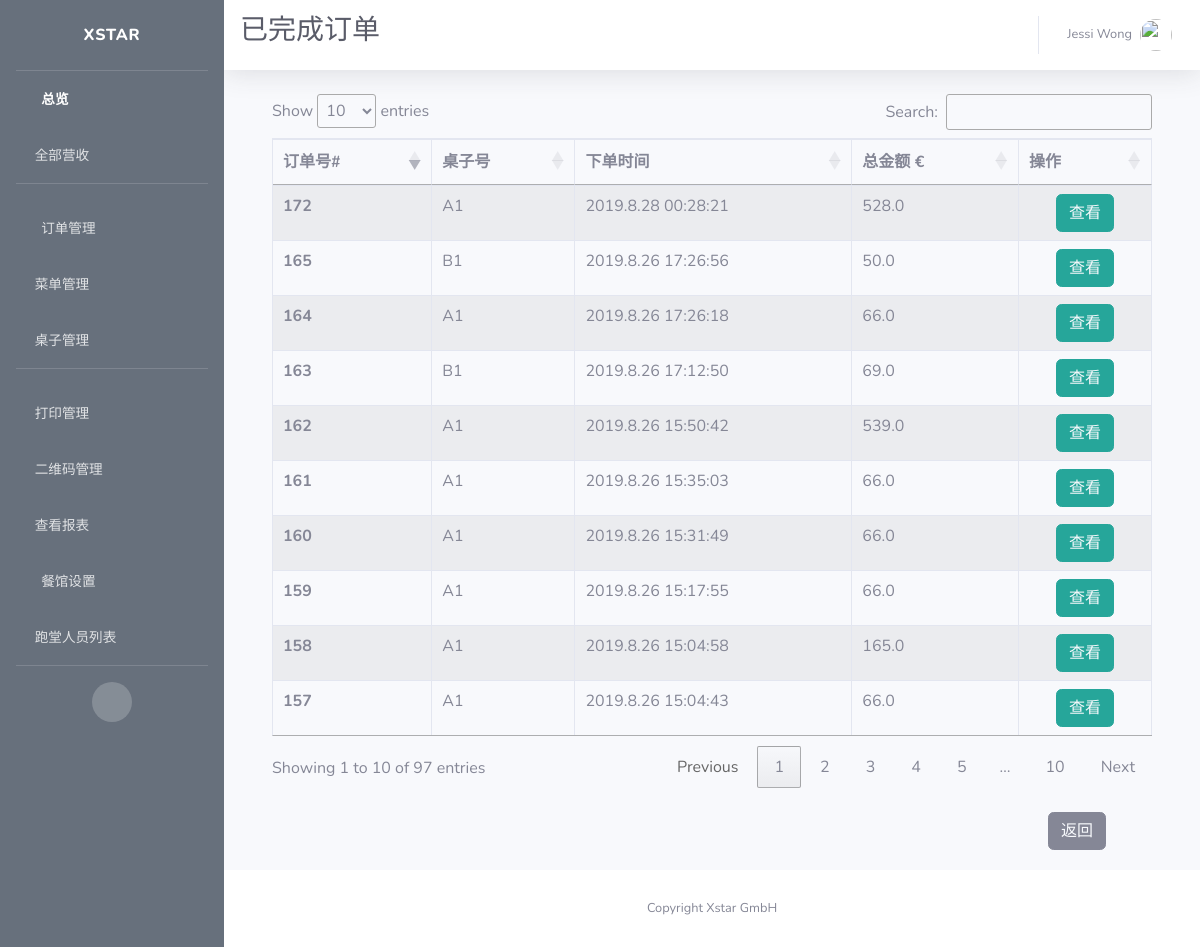
The page /admin/view/paid/alacarte/orders (signed in) on the database as committed earlier.
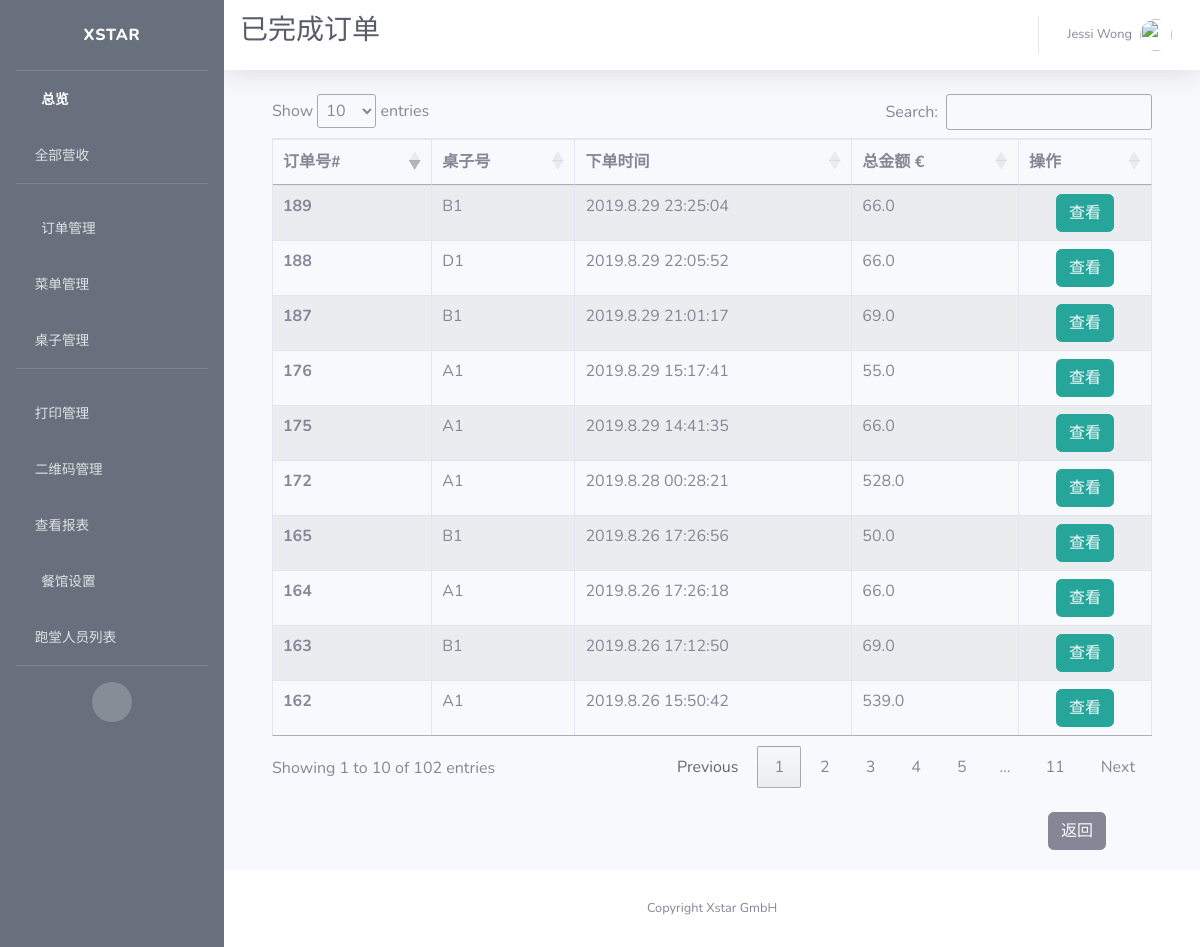
The same page on the database as committed later.
### app/models.py (models this page shows)
class Order(db.Model):
    id = db.Column(db.Integer, primary_key=True, unique=True, index=True)
    totalPrice = db.Column(db.Float, unique=False)
    orderNumber = db.Column(db.String(200), unique=True)
    timeCreated = db.Column(db.DateTime, default=datetime.utcnow)
    isPaid = db.Column(db.Boolean, default=False)
    isReady = db.Column(db.Boolean, default=False)
    isPickedUp = db.Column(db.Boolean, default=False)
    items = db.Column(db.String(300))
    pay_via = db.Column(db.String(100))
    type = db.Column(db.String(100))
    container = db.Column(db.String(300))
    mealPrinted = db.Column(db.Boolean, default=False)
    printed = db.Column(db.Boolean, default=False)
    settleTime = db.Column(db.DateTime)
    settleID = db.Column(db.String(500))
    table_name = db.Column(db.String(500))
    seat_number = db.Column(db.String(500))
    isCancelled = db.Column(db.Boolean(), default=False)
    dishes = db.Column(db.String(1500))
    discount = db.Column(db.Float)
    discount_rate = db.Column(db.Float)

### app/routes.py (the view)
@app.route('/admin/view/paid/alacarte/orders')
@login_required
def admin_view_paid_alacarte_orders():
    orders = db.session.query(Order).filter(
        Order.type == "In",
        Order.isPaid == True).all()
    cur_orders = orders
    items = {order.id: json.loads(order.items) for order in cur_orders}
    context = dict(open_orders=cur_orders,
                   items=items,
                   title=u"已完成订单",
                   referrer=request.headers.get('Referer'),
                   company_name=company_info.get('company_name'),
                   datetime_format=datetime_format)
    return render_template("admin_view_paid_alacarte_orders.html", **context)

### app/models.py (called while the page is built)
@login.user_loader
def load_user(id):
    return User.query.get(int(id))

### app/templates/admin_view_paid_alacarte_orders.html (shortened to what this page needs)
{% extends 'base.html' %}
{% block css %}
<link rel="stylesheet" type="text/css" href="https://cdn.datatables.net/1.10.19/css/jquery.dataTables.css">
<link rel="stylesheet" type="text/css" href="https://cdnjs.cloudflare.com/ajax/libs/twitter-bootstrap/4.1.3/css/bootstrap.css">
<link rel="stylesheet" type="text/css" href="https://cdn.datatables.net/1.10.19/css/dataTables.bootstrap4.min.css">
{% endblock %}
{% block title %}
<h1 class="h3 mb-2 text-gray-800">{{title}}</h1>
{% endblock %}
{% block content %}
<div class="container">
  <div class="row">
    <div class="col-sm-12">
      <table id="example" class="table table-striped table-bordered">
        <thead>
          <tr>
            <th scope="col">订单号#</th>
            <th scope="col">桌子号</th>
            <th scope="col">下单时间</th>
            <th scope="col">总金额 €</th>
            <th scope="col">操作</th>
          </tr>
        </thead>
        <tbody>
          {% for order in open_orders %}
          <tr>
            <th scope="row">{{order.id}}</th>
            <td>{{ order.table_name }}</td>
            <td>{{ order.timeCreated.strftime(datetime_format) }}</td>
            <td>{{ order.totalPrice }}</td>
            <td style="text-align:center">
              <span>
                <button type="button" class="btn btn-info" style="border-color:#26a69a; background-color:#26a69a;">
                  <a href={{ url_for('admin_alacarte_order_edit', order_id=order.id) }} style="color: rgb(247, 249, 252)">
                    查看
                  </a>
                </button>
              </span>
            </td>
          </tr>
          {% endfor %}
        </tbody>
      </table>
    </div>
  </div>
</div>
<br>
<button type="button" class="btn btn-secondary" id="back">
  <a style="color: rgb(247, 249, 252)" href={{ referrer }} >
    返回
  </a>
</button>
{% endblock %}

Rows that differ between the two databases and show on the page:
no longer on this page (row unchanged): Order: id "157", table_name "A1", timeCreated "2019.8.26 15:04:43", totalPrice "66.0"
no longer on this page (row unchanged): Order: id "158", table_name "A1", timeCreated "2019.8.26 15:04:58", totalPrice "165.0"
no longer on this page (row unchanged): Order: id "159", table_name "A1", timeCreated "2019.8.26 15:17:55", totalPrice "66.0"
no longer on this page (row unchanged): Order: id "160", table_name "A1", timeCreated "2019.8.26 15:31:49", totalPrice "66.0"
no longer on this page (row unchanged): Order: id "161", table_name "A1", timeCreated "2019.8.26 15:35:03", totalPrice "66.0"
added Order: id "175", table_name "A1", timeCreated "2019.8.29 14:41:35", totalPrice "66.0"
added Order: id "176", table_name "A1", timeCreated "2019.8.29 15:17:41", totalPrice "55.0"
added Order: id "187", table_name "B1", timeCreated "2019.8.29 21:01:17", totalPrice "69.0"
added Order: id "188", table_name "D1", timeCreated "2019.8.29 22:05:52", totalPrice "66.0"
added Order: id "189", table_name "B1", timeCreated "2019.8.29 23:25:04", totalPrice "66.0"
Other text that changed with them:
text written by a page script: "Show entries Search: Showing 1 to 10 of 97 entries Previous 1 2 3 4 5 … 10 Next" → "Show entries Search: Showing 1 to 10 of 102 entries Previous 1 2 3 4 5 … 11 Next"
